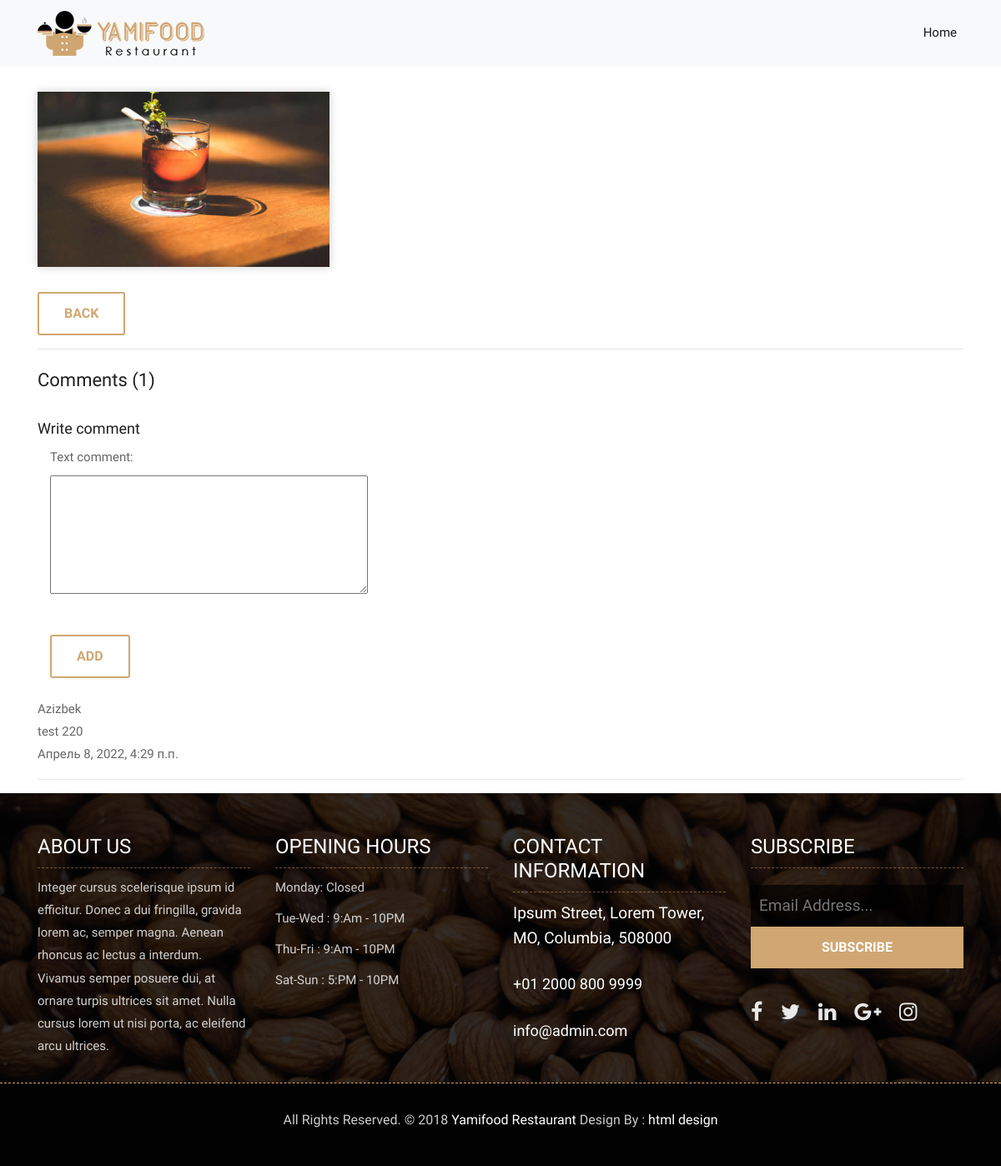
Page /order/12 on the committed database.
### foods/models.py (models this page shows, shortened)
class Foods(models.Model):
    author = models.ForeignKey(User, on_delete = models.CASCADE, verbose_name = 'Owner', blank = True,null = True)
    name = models.CharField(max_length = 50)
    description = models.TextField()
    price = models.IntegerField()
    class Meta:
        verbose_name_plural = 'Foods'

class Comments(models.Model):
    food = models.ForeignKey(Foods, on_delete = models.CASCADE, verbose_name = 'Food', blank = True,null = True, related_name = 'comments_food')
    author = models.ForeignKey(User, on_delete = models.CASCADE, verbose_name = 'Author comment', blank = True,null = True)
    create_date = models.DateTimeField(auto_now = True)
    text = models.TextField(verbose_name = 'Text comment')
    status = models.BooleanField(verbose_name = 'Status comment', default = False)
    class Meta:
        verbose_name_plural = 'Comments'

### foods/views.py (the view, shortened to what this page needs)
# urls.py: path('order/<int:pk>', views.HomeDetailView.as_view(), name="order"),
class HomeDetailView(FormMixin,DetailView,CustomsuccessMessageMixin):
    model = Foods
    template_name = 'order.html'
    context_object_name =  'get_food'
    form_class = CommentForm
    success_msg = 'Comment Successfully added'

### foods/forms.py
class CommentForm(forms.ModelForm):
    class Meta:
        model = Comments
        fields = ('text',)
    def __init__(self,*args,**kwargs):
        super().__init__(*args,**kwargs)
        for field in self.fields:
            self.fields[field].widget.attrs['class'] = 'form-control'
        self.fields[field].widget = Textarea(attrs={'rows':5})

### foods/templates/order.html (shortened to what this page needs)
{% load static %}
<!DOCTYPE html>
<html lang="ru">
<head>
    <link rel="stylesheet" type="text/css" href="{% static 'css/style.css' %}">
    <link rel="stylesheet" href="{% static 'css/bootstrap.min.css' %}">
    <link rel="stylesheet" href="{% static 'css/style.css' %}">
    <link rel="stylesheet" href="{% static 'css/responsive.css' %}">
    <link rel="stylesheet" href="{% static 'css/custom.css' %}">
</head>
<body>
		<nav class="navbar navbar-expand-lg navbar-light bg-light">
			<div class="container">
				<a class="navbar-brand" href="index.html">
					<img src="{% static 'images/logo.png' %}" alt="" />
				</a>
				<div class="collapse navbar-collapse" id="navbars-rs-food">
					<ul class="navbar-nav ml-auto">
						<li class="nav-item active"><a class="nav-link" href="/">Home</a></li>
					</ul>
				</div>
			</div>
		</nav>
        <div class="container">
			<div class="row special-list">
				<div class="col-lg-4 col-md-6 special-grid drinks">
					<div class="gallery-single fix">
						<img src="{% static 'images/img-01.jpg' %}" class="img-fluid" alt="Image">
					</div>
					<a class="btn btn-common" href="/">Back</a>
				</div>
			</div>
			<hr>
			<h2 class="mt-4">Comments ({{ get_food.comments_food.all.count }})</h2>
			<h3 class="mt-4">Write comment</h3>
			<div class="col-4 mb-4">
				<form id="add_form" method="post">
					{{ form.as_p }}
				</form>
				<button form="add_form" type="submit" class="btn btn-common mt-4">Add</button>
			</div>
			{% for item in get_food.comments_food.all %}
			{{ item.author }}<br>
			{{ item.text }}<br>
			{{ item.create_date }}<br>
			<hr>
			{% endfor %}
        </div>
	<footer class="footer-area bg-f">
		<div class="container">
			<div class="row">
				<div class="col-lg-3 col-md-6">
					<h3>About Us</h3>
					<p>Integer cursus scelerisque ipsum id efficitur. Donec a dui fringilla, gravida lorem ac, semper magna. Aenean rhoncus ac lectus a interdum. Vivamus semper posuere dui, at ornare turpis ultrices sit amet. Nulla cursus lorem ut nisi porta, ac eleifend arcu ultrices.</p>
				</div>
				<div class="col-lg-3 col-md-6">
					<h3>Opening hours</h3>
					<p><span class="text-color">Monday: </span>Closed</p>
					<p><span class="text-color">Tue-Wed :</span> 9:Am - 10PM</p>
					<p><span class="text-color">Thu-Fri :</span> 9:Am - 10PM</p>
					<p><span class="text-color">Sat-Sun :</span> 5:PM - 10PM</p>
				</div>
				<div class="col-lg-3 col-md-6">
					<h3>Contact information</h3>
					<p class="lead">Ipsum Street, Lorem Tower, MO, Columbia, 508000</p>
					<p class="lead"><a href="#">+01 2000 800 9999</a></p>
					<p><a href="#"> info@admin.com</a></p>
				</div>
				<div class="col-lg-3 col-md-6">
					<h3>Subscribe</h3>
					<div class="subscribe_form">
						<form class="subscribe_form">
							<input name="EMAIL" id="subs-email" class="form_input" placeholder="Email Address..." type="email">
							<button type="submit" class="submit">SUBSCRIBE</button>
						</form>
					</div>
					<ul class="list-inline f-social">
						<li class="list-inline-item"><a href="#"><i class="fa fa-facebook" aria-hidden="true"></i></a></li>
						<li class="list-inline-item"><a href="#"><i class="fa fa-twitter" aria-hidden="true"></i></a></li>
						<li class="list-inline-item"><a href="#"><i class="fa fa-linkedin" aria-hidden="true"></i></a></li>
						<li class="list-inline-item"><a href="#"><i class="fa fa-google-plus" aria-hidden="true"></i></a></li>
						<li class="list-inline-item"><a href="#"><i class="fa fa-instagram" aria-hidden="true"></i></a></li>
					</ul>
				</div>
			</div>
		</div>
		<div class="copyright">
			<div class="container">
				<div class="row">
					<div class="col-lg-12">
						<p class="company-name">All Rights Reserved. &copy; 2018 <a href="#">Yamifood Restaurant</a> Design By :
					<a href="https://html.design/">html design</a></p>
					</div>
				</div>
			</div>
		</div>
	</footer>
</body>
</html>

### static/css/style.css (style rules this page uses)
body { color: #666666; font-size: 15px; font-family: 'Athiti', sans-serif; line-height: 1.80857; }
a { color: #1f1f1f; text-decoration: none !important; outline: none !important; -webkit-transition: all .3s ease-in-out; -moz-transition: all .3s ease-in-out; -ms-transition: all .3s ease-in-out; -o-transition: all .3s ease-in-out; transition: all .3s ease-in-out; }
h1, h2, h3, h4, h5, h6 { letter-spacing: 0; font-weight: normal; position: relative; padding: 0 0 10px 0; font-weight: normal; line-height: 120% !important; color: #1f1f1f; margin: 0 }
h2 { font-size: 22px }
h3 { font-size: 18px }
a { color: #1f1f1f; text-decoration: none; outline: none; }
a, .btn { text-decoration: none !important; outline: none !important; -webkit-transition: all .3s ease-in-out; -moz-transition: all .3s ease-in-out; -ms-transition: all .3s ease-in-out; -o-transition: all .3s ease-in-out; transition: all .3s ease-in-out; }
.lead { font-size: 18px; line-height: 30px; color: #767676; margin: 0; padding: 0; }
ul, li, ol { list-style: none; margin: 0px; padding: 0px; }
.btn { text-transform: uppercase; padding: 19px 36px; }
.btn { display: inline-block; font-weight: 600; text-align: center; white-space: nowrap; vertical-align: middle; -webkit-user-select: none; -moz-user-select: none; -ms-user-select: none; user-select: none; border: 2px solid transparent; padding: 12px 30px; font-size: 16px; line-height: 1.5; border-radius: .1875rem; transition: color .15s ease-in-out, background-color .15s ease-in-out, border-color .15s ease-in-out, box-shadow .15s ease-in-out; }
.gallery-single { margin: 30px 0px; }
.gallery-single { position: relative; overflow: hidden; -webkit-box-shadow: 0 0 10px #ccc; box-shadow: 0 0 10px #ccc; }
.footer-area { padding-top: 50px; padding-bottom: 0px; }
.bg-f { background-image: url("../images/footer-bg.jpg"); background-attachment: scroll; background-clip: initial; background-color: rgba(0, 0, 0, 0); background-origin: initial; background-position: center center; background-repeat: no-repeat; background-size: cover; position: relative; }
.bg-f::before { background: #010101; content: ""; height: 100%; left: 0; position: absolute; top: 0; width: 100%; z-index: 1; opacity: 0.8; }
.footer-area .container { position: relative; z-index: 1; }
.footer-area h3 { color: #ffffff; text-transform: uppercase; font-size: 24px; border-bottom: 1px dashed rgba(207, 166, 113, 0.5); margin-bottom: 10px; }
.footer-area p { font-size: 15px; color: rgba(255, 255, 255, 0.8); margin: 0; padding-bottom: 10px; }
.footer-area p.lead { font-size: 19px; color: #ffffff; margin-bottom: 15px; }
.footer-area p.lead a { color: #ffffff; margin-bottom: 15px; }
.footer-area p a { font-size: 18px; color: #ffffff; }
.subscribe_form { display: block; text-align: center; padding: 5px 0; }
.subscribe_form .form_input { display: block; background-color: rgba(0,0,0,0.7); color: #fff; border: none; font-size: 19px; line-height: 50px; padding: 0 10px; float: left; width: 100%; transition: all 0.5s ease-in-out; }
.subscribe_form .submit { background-color: #d0a772; color: #fff; font-size: 16px; font-weight: 600; line-height: 50px; display: inline-block; padding: 0 10px; float: left; width: 100%; border: none; cursor: pointer; transition: all 0.5s ease-in-out; }
.f-social { padding-bottom: 10px; margin: 0px; margin-top: 20px; }
.f-social li a { font-size: 25px; color: rgba(255, 255, 255, 0.9); margin-right: 10px; }
.copyright { margin-top: 20px; position: relative; display: block; background-color: #010101; border-top: 1px dashed rgba(207, 166, 113); padding: 30px 0; z-index: 1; }
.copyright .company-name { font-size: 16px; text-align: center; }
.copyright .company-name a { font-size: 16px; }
.btn.btn-common { color: #d0a772; background-color: transparent; background-image: none; border-color: #cfa671; }

### rows in the picture
Foods: comments_food.all.count "1"
Comments: author "Azizbek", text "test 220", create_date "Апрель 8, 2022, 4:29 п.п."
